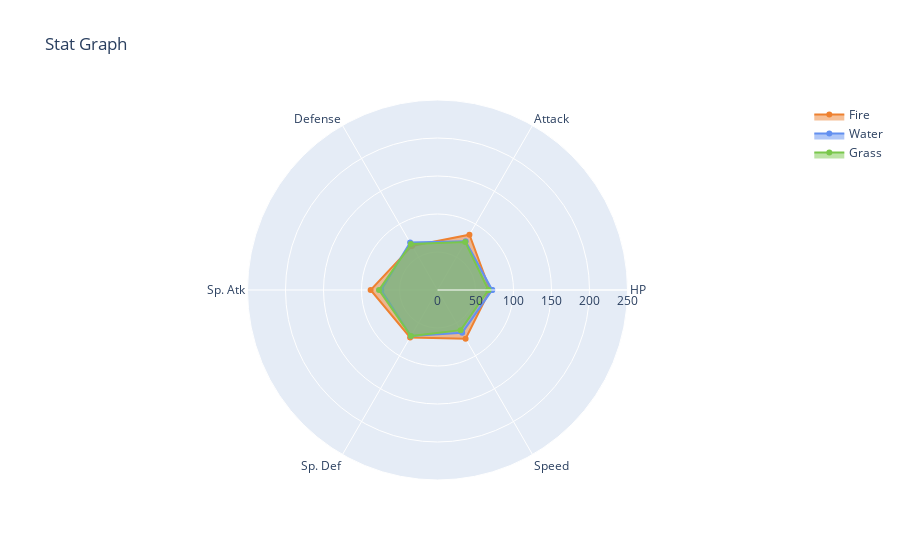

Notebook code cell kept with this figure:
### Code cell
fire = plot_stats('Fire')
water = plot_stats('Water')
grass = plot_stats('Grass')

go.Figure(data=[fire, water, grass], layout=layout)

### Figure 1 — Plotly figure (JSON) as saved in the notebook; plotly's stock layout.template omitted (floating-point values rounded to 4 significant figures)
{"data": [{"fill": "toself", "marker": {"color": "#EE8130"}, "name": "Fire", "r": [69, 84, 67, 88, 72, 74, 69], "theta": ["HP", "Attack", "Defense", "Sp. Atk", "Sp. Def", "Speed", "HP"], "type": "scatterpolar"}, {"fill": "toself", "marker": {"color": "#6390F0"}, "name": "Water", "r": [72, 74, 72, 74, 70, 65, 72], "theta": ["HP", "Attack", "Defense", "Sp. Atk", "Sp. Def", "Speed", "HP"], "type": "scatterpolar"}, {"fill": "toself", "marker": {"color": "#7AC74C"}, "name": "Grass", "r": [67, 73, 70, 77, 70, 61, 67], "theta": ["HP", "Attack", "Defense", "Sp. Atk", "Sp. Def", "Speed", "HP"], "type": "scatterpolar"}], "layout": {"autosize": true, "polar": {"angularaxis": {"type": "category"}, "radialaxis": {"autorange": false, "range": [0, 250], "type": "linear", "visible": true}}, "showlegend": true, "title": {"text": "Stat Graph"}}}
